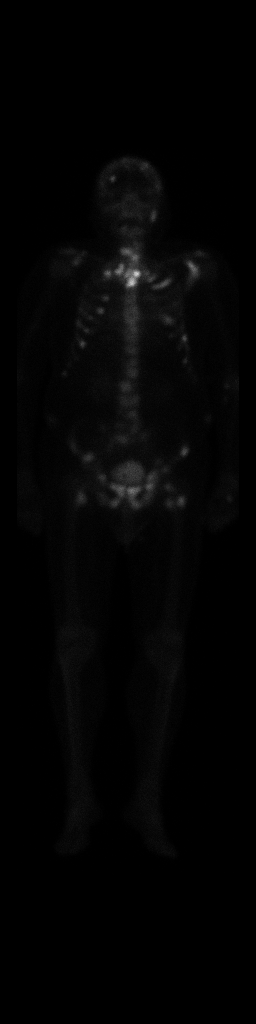
#> input picture DICOMM-1-FATA.png, 256 x 1024 px
$ python main.py   (older library calls are emulated)
#> lines starting #> are read from the running program, lines starting #| are printed output that depends on the picture
### Hackanton/AllignFile.py
import cv2
import numpy as np

def Align(image1, image2, output):
    # Read the images
#> called with image1 = 'DICOMM-1-FATA.png', image2 = 'DICOMM-2-FATA.png', output = 'OUTPUT_FATA_2TO1.png'
    img1 = cv2.imread(image1, cv2.IMREAD_GRAYSCALE)
#> img1 is the input picture: shape (1024, 256); min 0, max 210, mean 3.8
    img2 = cv2.imread(image2, cv2.IMREAD_GRAYSCALE)
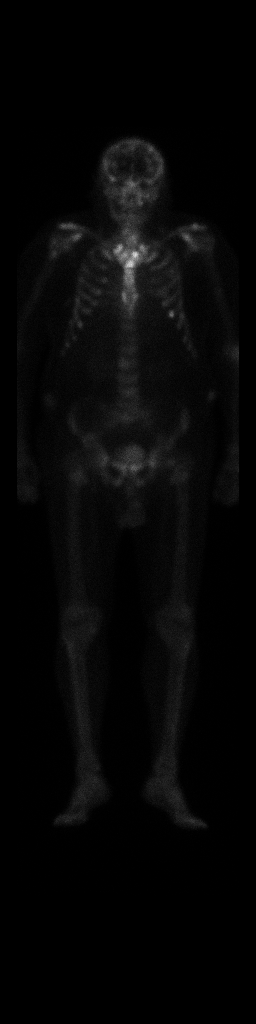
#> input picture DICOMM-2-FATA.png, 256 x 1024 px
#> img2 is the input picture: shape (1024, 256); min 0, max 218, mean 6.3

    # Apply some pre-processing if needed (e.g., denoising, normalization)

    # Use OpenCV's ORB (Oriented FAST and Rotated BRIEF) feature detector
    orb = cv2.ORB_create()

    # Find key points and descriptors in the images
    kp1, des1 = orb.detectAndCompute(img1, None)
#> kp1 = 262 keypoints; strongest (x, y, size): (137, 274, 37.2), (137, 273, 31), (131, 282, 64.3), (130, 283, 53.6)
    kp2, des2 = orb.detectAndCompute(img2, None)
#> kp2 = 291 keypoints; strongest (x, y, size): (134, 253, 37.2), (136, 253, 31), (129, 262, 111.1), (135, 255, 31)

    # Create a brute-force matcher
    bf = cv2.BFMatcher(cv2.NORM_HAMMING, crossCheck=True)

    # Match descriptors
    matches = bf.match(des1, des2)
#> matches = 86 matches

    # Sort matches based on distance
    matches = sorted(matches, key=lambda x: x.distance)

    # Extract location of keypoints in both images
    points1 = np.float32([kp1[m.queryIdx].pt for m in matches]).reshape(-1, 1, 2)
#> points1 = 86 rows, first 8: [82.11, 343.4], [134.4, 256.8], [127, 274], [133.9, 257.8], [125.4, 250.8], [119.4, 268.7], [80.87, 344.2], [118.2, 268.7]
    points2 = np.float32([kp2[m.trainIdx].pt for m in matches]).reshape(-1, 1, 2)
#> points2 = 86 rows, first 8: [79.63, 323.5], [131.9, 238.9], [124.8, 254.4], [132.5, 236.2], [130.8, 264], [116.5, 247.8], [78.8, 323.5], [118.2, 247.2]

    # Compute the homography matrix
    H, _ = cv2.findHomography(points1, points2, cv2.RANSAC)
#> H = [[1.25, 0.0601, -32.9], [0.179, 1.27, -81.12], [0.000424, 0.000308, 1]]

    # Use the homography matrix to align the images
    aligned_img = cv2.warpPerspective(img1, H, (img2.shape[1], img2.shape[0]))
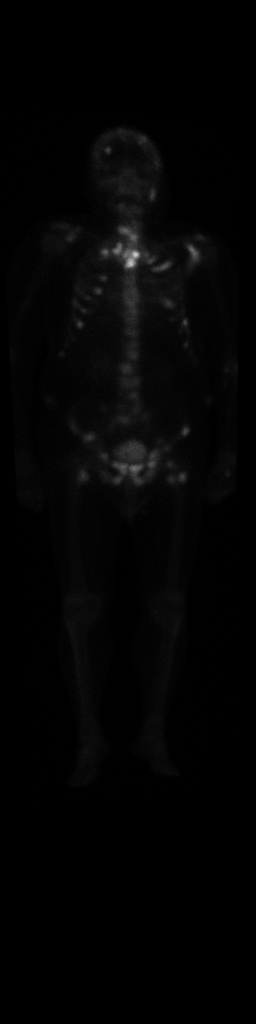
#> aligned_img: shape (1024, 256); min 0, max 207, mean 3.7

    cv2.imwrite(output, aligned_img)
    return aligned_img

### SubtractFIle.py
import cv2
import numpy as np


def Subtract(image1_path, image2_path, image_output):
    # Read the PNG images using OpenCV
#> called with image1_path = 'DICOMM-1-FATA.png', image2_path = 'OUTPUT_FATA_2TO1.png', image_output = 'SUBTRACTION_FATA_2FROM1.png'
    image1 = cv2.imread(image1_path, cv2.IMREAD_GRAYSCALE)
    image2 = cv2.imread(image2_path, cv2.IMREAD_GRAYSCALE)

    # Ensure both images have the same shape
    image2 = cv2.resize(image2, (image1.shape[1], image1.shape[0]))

    # Convert images to NumPy arrays for manipulation
    image1_arr = np.array(image1, dtype=np.float32)
    image2_arr = np.array(image2, dtype=np.float32)

    # Perform subtraction
    result_arr = np.subtract(image2_arr, image1_arr)
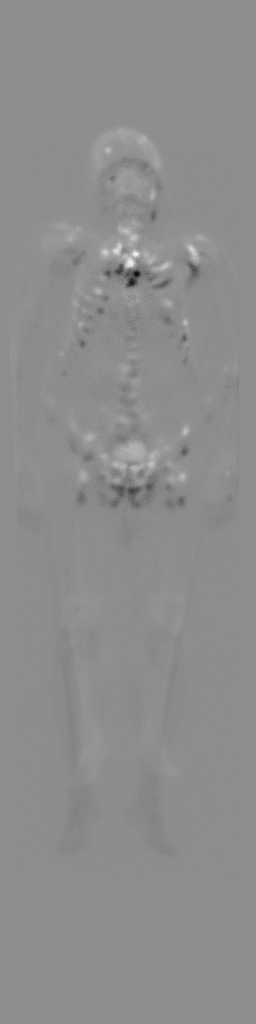
#> result_arr: shape (1024, 256) float32; min -183, max 147, mean 0; drawn with min black and max white

    # Normalize the pixel values to the range [0, 255]
    result_arr = cv2.normalize(result_arr, None, alpha=0, beta=255, norm_type=cv2.NORM_MINMAX, dtype=cv2.CV_8U)

    # Save the resulting image
    cv2.imwrite(image_output, result_arr)

### main.py
from AllignFile import Align
from SubtractFIle import Subtract
if __name__ == "__main__":
    image1 = "DICOMM-1-FATA.png"
    image2 = "DICOMM-2-FATA.png"
    image_output_fata_2TO1 = "OUTPUT_FATA_2TO1.png"
    image_output_fata_1TO2 = "OUTPUT_FATA_1TO2.png"
    image_output_subtraction_fata_2FROM1 = "SUBTRACTION_FATA_2FROM1.png"
    image_output_subtraction_fata_1FORM2 = "SUBTRACTION_FATA_1FROM2.png"
    Align(image1, image2, image_output_fata_2TO1)
    Subtract(image1, image_output_fata_2TO1, image_output_subtraction_fata_2FROM1)
    Align(image2, image1, image_output_fata_1TO2)
#> call 2 of Align, with image1 = 'DICOMM-2-FATA.png', image2 = 'DICOMM-1-FATA.png', output = 'OUTPUT_FATA_1TO2.png'
#> in Align (call 2), `kp1, des1 = orb.detectAndCompute(img1, None)`: kp1 has the same summary as kp2
#> in Align (call 2), `kp2, des2 = orb.detectAndCompute(img2, None)`: kp2 has the same summary as kp1
#> in Align (call 2), `points1 = np.float32([kp1[m.queryIdx].pt for m in matches]).reshape(-1..`: points1 has the same summary as points2
#> in Align (call 2), `points2 = np.float32([kp2[m.trainIdx].pt for m in matches]).reshape(-1..`: points2 has the same summary as points1
#> in Align (call 2), `H, _ = cv2.findHomography(points1, points2, cv2.RANSAC)`: H = [[0.698, -0.0479, 28.95], [-0.317, 0.705, 85.06], [-0.000919, -0.000253, 1]]
#> in Align (call 2), `aligned_img = cv2.warpPerspective(img1, H, (img2.shape[1], img2.shape[..`:
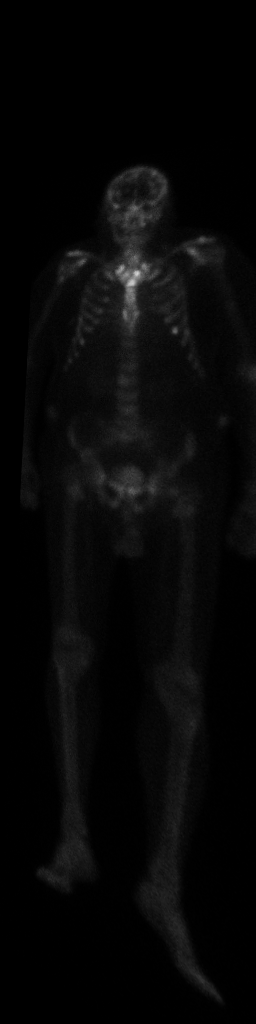
#> aligned_img: shape (1024, 256); min 0, max 211, mean 7.1
    Subtract(image_output_fata_1TO2, image1, image_output_subtraction_fata_1FORM2)
#> call 2 of Subtract, with image1_path = 'OUTPUT_FATA_1TO2.png', image2_path = 'DICOMM-1-FATA.png', image_output = 'SUBTRACTION_FATA_1FROM2.png'
#> in Subtract (call 2), `result_arr = np.subtract(image2_arr, image1_arr)`:
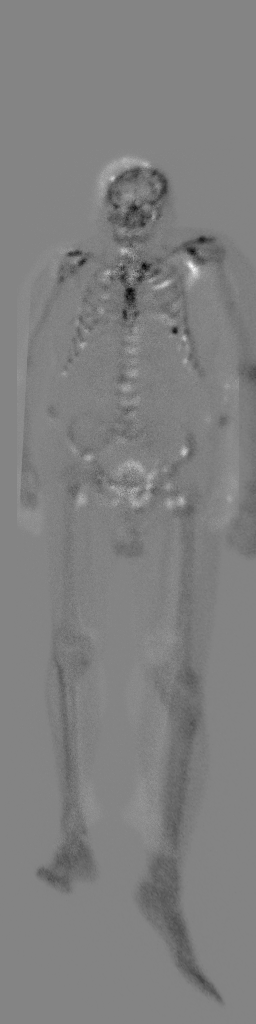
#> result_arr: shape (1024, 256) float32; min -100, max 92, mean -3.4; drawn with min black and max white
